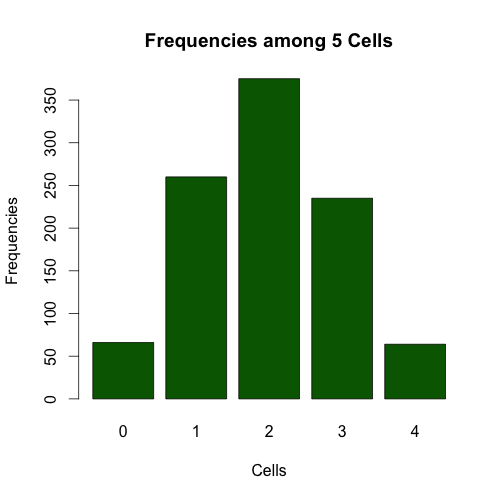

Here is the R script that generated this plot:
#===============Problem 8(b)=====================================
iteration <- 0
stimulation_size <- 1000
result <- c()
#I used 0, 1, 2, 3, 4 to represent the entry of the row. For example, in row_two, it's c(0,1). So 0 means the left entry of row_two, 
#1 means the right entry of row_two
while (iteration < stimulation_size){
  row_two <- c(0,1)
  row_three <- c()
  row_four <- c()
  row_five <- c()
  row_two_path <- sample(row_two, 1) #pick one of the number from row_two to represent the entry
  if (row_two_path == 0){
    row_three <- c(0, 1)
  } else if (row_two_path == 1){
    row_three <- c(1, 2)
  }
  row_three_path <- sample(row_three, 1)
  if (row_three_path == 0){
    row_four <- c(0, 1)
  } else if (row_three_path == 1){
    row_four <- c(1, 2)
  } else if (row_three_path == 2){
    row_four <- c(2, 3)
  }
  row_four_path <- sample(row_four, 1)
  if (row_four_path == 0){
    row_five <- c(0, 1)
  } else if (row_four_path == 1){
    row_five <- c(1, 2)
  } else if (row_four_path == 2){
    row_five <- c(2, 3)
  } else if (row_four_path == 3){
    row_five <- c(3, 4)
  } 
  row_five_path <- sample(row_five, 1) 
  result <- c(result, row_five_path)
  iteration <- iteration + 1
}
as.data.frame(table(result))

barplot(table(result), col="darkgreen", main = "Frequencies among 5 Cells", xlab = "Cells", ylab = "Frequencies")
